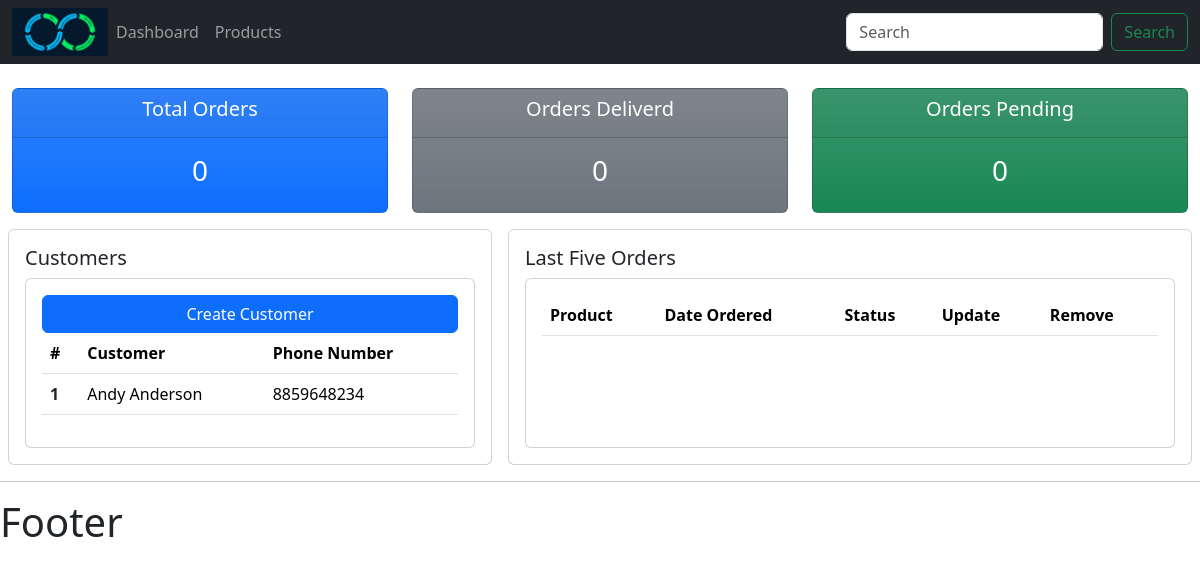
The app's page /, older data.
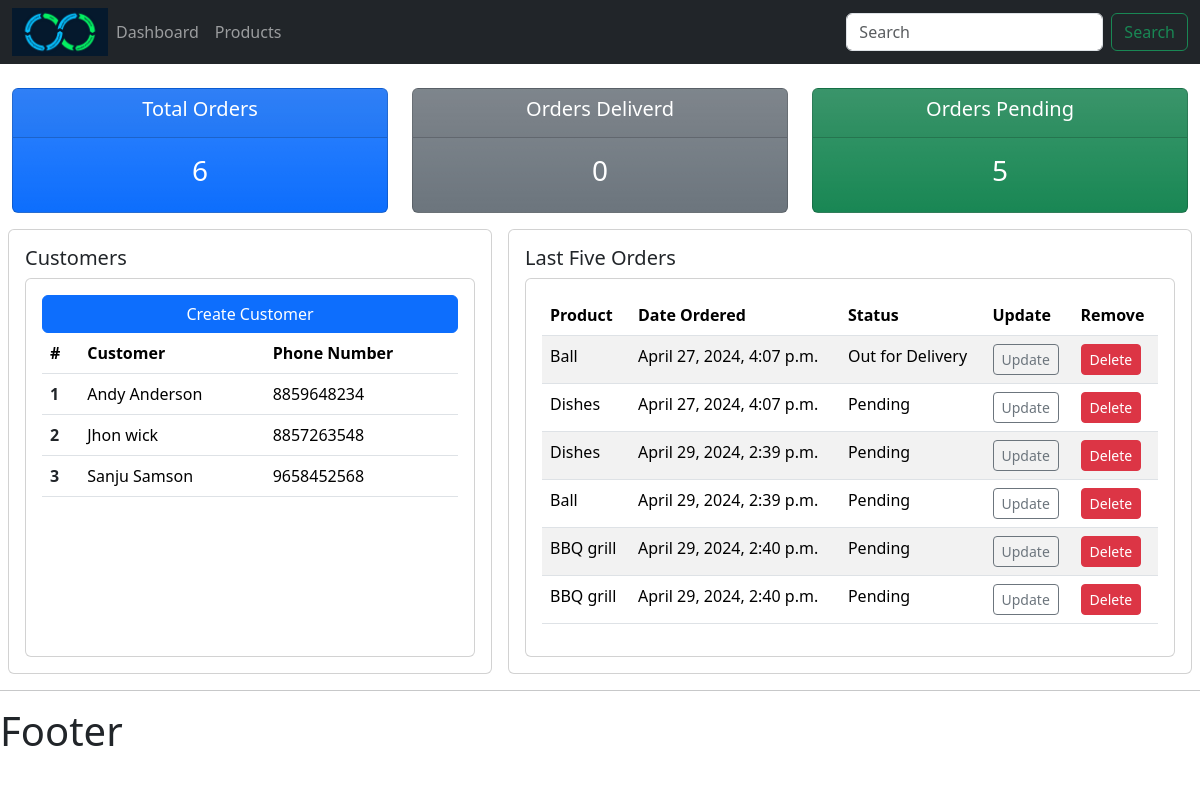
The same page, newer data.
### accounts/models.py (models this page shows, shortened)
class Customer(models.Model):
    cust_name = models.CharField(max_length=200, null=True)
    phone = models.CharField(max_length=12, null=True)
    email = models.CharField(max_length=100, null=True)
    date_created = models.DateTimeField(auto_now_add=True, null=True)

class Order(models.Model):
    STATUS = (
        ('Pending','Pending'),
        ('Out for Delivery','Out for Delivery'),
        ('Delivered', 'Delivered'),
    )
    customer = models.ForeignKey(Customer, null=True, on_delete=models.SET_NULL)
    product = models.ForeignKey(Product, null=True, on_delete=models.SET_NULL)
    date_created = models.DateTimeField(auto_now_add=True, null=True)
    status = models.CharField(max_length=200, null=True, choices=STATUS)

class Product(models.Model):
    CATEGORY = (
        ('Indoor','Indoor'),
        ('Outdoor', 'Outdoor'),
    )
    product_name = models.CharField(max_length=200, null=True)
    price = models.FloatField(null=True)
    category = models.CharField(max_length=200, null=True, choices=CATEGORY)
    description = models.CharField(max_length=200, null=True, blank=True)
    date_created = models.DateTimeField(auto_now_add=True, null=True)
    tag = models.ManyToManyField(Tag)
    def __str__(self) -> str:
        return self.product_name

### accounts/views.py (the view)
# urls.py: path('',views.dashboard, name="dashboard"),
def dashboard(request):
    customers = Customer.objects.all()
    orders = Order.objects.all()
    total_orders = orders.count()
    pending_orders = Order.objects.filter(status="Pending").count()
    delivered_orders = Order.objects.filter(status="Delivered").count()
    context = {
        "customers": customers,
        "orders": orders,
        "total_orders": total_orders,
        "pending_orders": pending_orders,
        "delivered_orders": delivered_orders,
    }
    return render(request, "accounts/dashboard.html", context)

### accounts/templates/accounts/dashboard.html
{% extends 'accounts/main.html' %}
{% block content %}
  {% include 'accounts/status.html' %}
  <div class="row">
    <div class="col-md-4 card card-body mx-2">
      <h5 class="card-title">Customers</h5>
      <div class="card-body card">
        <a class="btn btn-primary btn-md btn-block" href="{% url 'accounts:create_customer' %}">Create Customer</a>
        <table class="table table-md">
          <thead>
            <tr>
              <th scope="col">#</th>
              <th scope="col">Customer</th>
              <th scope="col">Phone Number</th>
            </tr>
          </thead>
          <tbody>
            {% for customer in customers %}
              <tr>
                <th scope="row">
                  <a class="text-dark text-decoration-none" title="view {{ customer.cust_name }}" href="{% url 'accounts:customer' customer.id %}">{{ forloop.counter }}</a>
                </th>
                <td>{{ customer.cust_name }}</td>
                <td>{{ customer.phone }}</td>
              </tr>
            {% endfor %}
          </tbody>
        </table>
      </div>
    </div>
    <div class="col-md-6 card card-body mx-2">
      <h5>Last Five Orders</h5>
      <div class="card card-body">
        <table class="table table-md table-striped">
          <thead>
            <tr>
              <th scope="col">Product</th>
              <th scope="col">Date Ordered</th>
              <th scope="col">Status</th>
              <th scope="col">Update</th>
              <th scope="col">Remove</th>
            </tr>
          </thead>
          <tbody>
            {% for order in orders %}
              <tr>
                <td>{{ order.product }}</td>
                <td>{{ order.date_created }}</td>
                <td>{{ order.status }}</td>
                <td>
                  <a class="btn btn-sm btn-outline-secondary" href="{% url 'accounts:update_order' order.id %}">Update</a>
                </td>
                <td>
                  <a class="btn btn-sm btn-danger" href="{% url 'accounts:delete_order' order.id %}">Delete</a>
                </td>
              </tr>
            {% endfor %}
          </tbody>
        </table>
      </div>
    </div>
  </div>
{% endblock %}

Row changes from the older to the newer data that the page shows:
added Customer: cust_name "Jhon wick", phone "8857263548"
added Customer: cust_name "Sanju Samson", phone "9658452568"
added Order: product "Ball", date_created "April 27, 2024, 4:07 p.m.", status "Out for Delivery"
added Order: product "Dishes", date_created "April 27, 2024, 4:07 p.m.", status "Pending"
added Order: product "Dishes", date_created "April 29, 2024, 2:39 p.m.", status "Pending"
added Order: product "Ball", date_created "April 29, 2024, 2:39 p.m.", status "Pending"
added Order: product "BBQ grill", date_created "April 29, 2024, 2:40 p.m.", status "Pending"
added Order: product "BBQ grill", date_created "April 29, 2024, 2:40 p.m.", status "Pending"
Text that changed along with them:
{{ total_orders }}: "0" → "6"
{{ pending_orders }}: "0" → "5"
